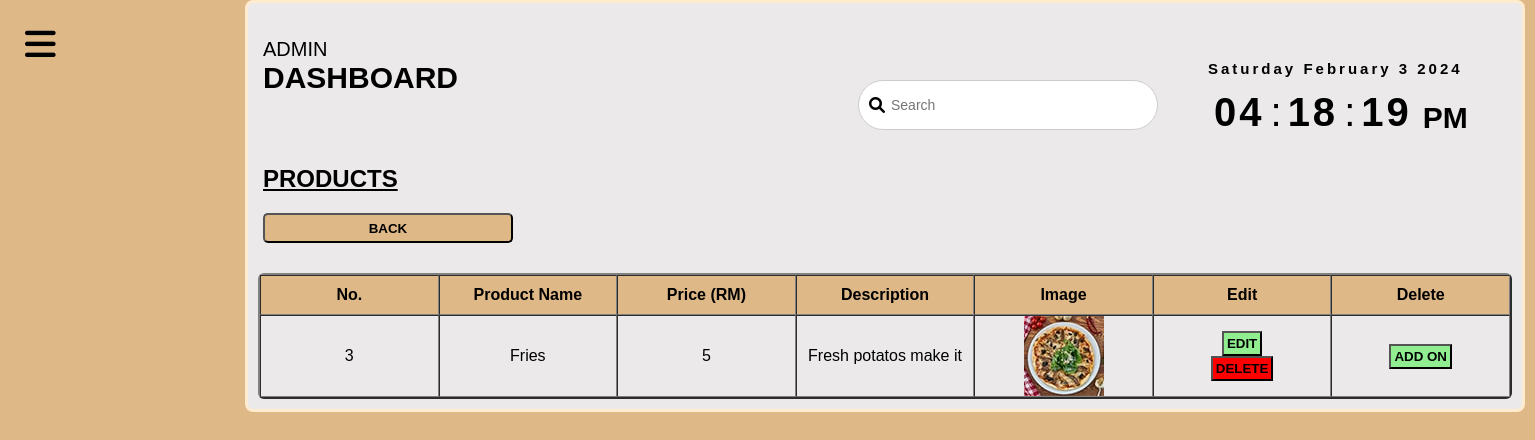
The page /AdminModule/ProductSuper.php?cat_type=snack (signed in) on the database as committed earlier.
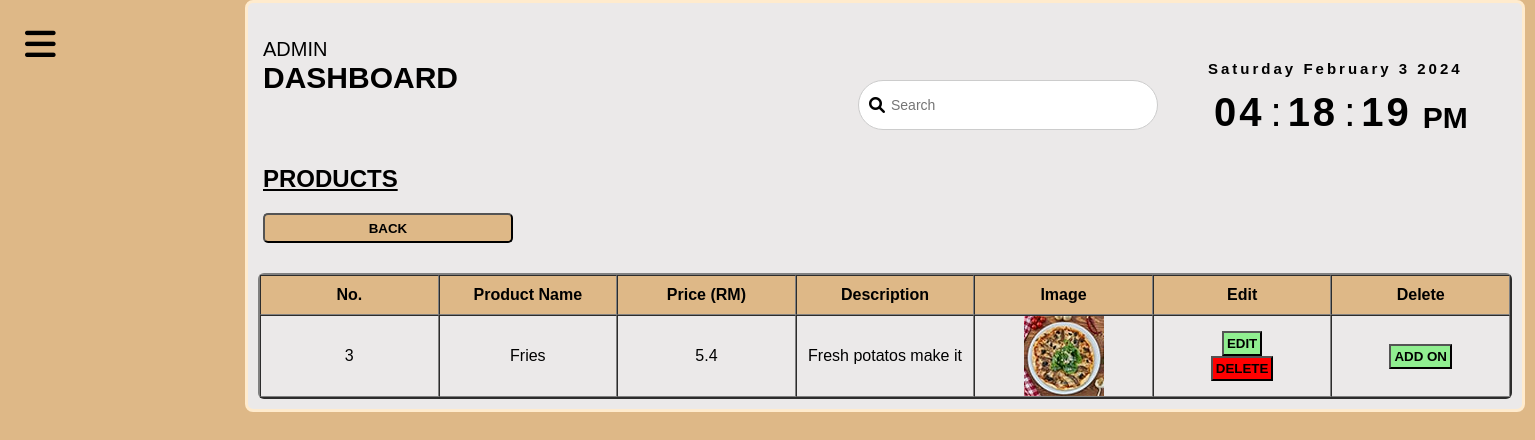
The same page on the database as committed later.
### tables this page shows
CREATE TABLE `menu` (
  `food_id` int(11) NOT NULL,
  `food_img` varchar(255) NOT NULL,
  `food_name` varchar(100) NOT NULL,
  `food_price` double NOT NULL,
  `food_type` varchar(50) NOT NULL,
  `food_description` varchar(200) NOT NULL,
  `food_delete` int(10) NOT NULL DEFAULT 0
);

### AdminModule/ProductSuper.php (the view, shortened to what this page needs)
<!DOCTYPE html>
<html>
    <head>
        <link rel="stylesheet" href="Admin_Style.css">
        <link rel="stylesheet" href="https://cdnjs.cloudflare.com/ajax/libs/font-awesome/6.0.0/css/all.min.css">
    </head>
    <body>
        <div class="menu-btn">
            <i class="fas fa-bars"></i>
        </div>
        <div class="datetime">
            <div class="main-content">
                <div class="header-title">
                    <span> Admin </span>
                    <h2> Dashboard </h2>
                </div>
            </div>
            <div class="search-box">
                    <i class="fa-solid fa-search"> </i>
                    <input type="text" placeholder="Search">
                </div>
            <div class="date">
                <span id="day"> Day </span>
                <span id="month"> Month </span>
                <span id="daynum"> 00 </span>
                <span id="year"> Year </span>
            </div>
            <div class="time">
                <span id="hour"> 00 </span>:
                <span id="minutes"> 00 </span>:
                <span id="seconds"> 00 </span>
                <span id="period"> AM </span>
            </div>
            <div class="menus">
                <h2 style="margin-left:5px;text-transform:uppercase;text-decoration:underline;margin-top:35px;"> Products </h2>
            </div>
            <div class="backbtn">
            <form action="MenusSuper.php">
                <button type="submit" style="background:burlywood;margin-top:20px;margin-left:5px;width:250px;height:30px;cursor:pointer;font-weight:bold;border-radius:5px;">
                    BACK
                </button>
            </form>
            </div>
            <div class="display-products">
            <?php
            if (isset($_GET['cat_type']))
            {
                $selected_category_id = $_GET['cat_type'];
                $connect = mysqli_connect("localhost", "root", "", "yumyum");
                $result = mysqli_query($connect, "SELECT * FROM menu WHERE food_type = '$selected_category_id' ");
                if ($result && mysqli_num_rows($result) > 0)
                {
                    echo "<table class='productTable' border='2' cellspacing='0'>
                            <tr class='headings'>
                                <th>No.</th>
                                <th>Product Name</th>
                                <th>Price (RM)</th>
                                <th>Description</th>
                                <th>Image</th>
                                <th>Edit</th>
                                <th>Delete</th>
                            </tr>";
                    while ($row = mysqli_fetch_assoc($result))
                    {
                        $productName = $row['food_name'];
                        $productPrice = $row['food_price'];
                        $productDescription = $row['food_description'];
                        $productImage = $row['food_img'];
                        $productId = $row['food_id'];
                        echo "<tr>
                                <td>$productId</td>
                                <td>$productName</td>
                                <td>$productPrice</td>
                                <td>$productDescription</td>
                                <td><img src='../img/$productImage' alt='Product Image' class='img'> </td>
                                <td>
                                    <form action='EditProduct.php' method='GET'>
                                        <input type='hidden' name='cat_id' value='$selected_category_id'>
                                        <input type='hidden' name='pro_id' value='$productId'>
                                        <button type='submit' name='editbtn' class='edit'>EDIT</button>
                                    </form>
                                    <form action='' method='POST'onsubmit=\"return confirm('Are you sure you want to delete this product?')\">
                                        <input type='hidden' name='delete_id' value='$productId'>
                                        <button type='submit' name='deletebtn' class='dlt'>DELETE</button>
                                    </form>
                                </td>
                                <td>
                                    <form action='' method='GET'>
                                        <input type='hidden' name='cat_id' value='$selected_category_id'>
                                        <input type='hidden' name='pro_id' value='$productId'>
                                        <button type='submit' name='editbtn' class='edit'>ADD ON</button>
                                    </form>
                                </td>
                            </tr>";
                    }
                        echo "</table>";
                }
                else
                {
                    echo '<div style="text-align: center; font-size: 20px; font-weight: bold; color: #555; margin-top: 20px;">No products available for this category.</div>';
                }
}
?>
    </body>
</html>

Rows that differ between the two databases and show on the page:
changed menu "Fries": food_price "5" → "5.4"
